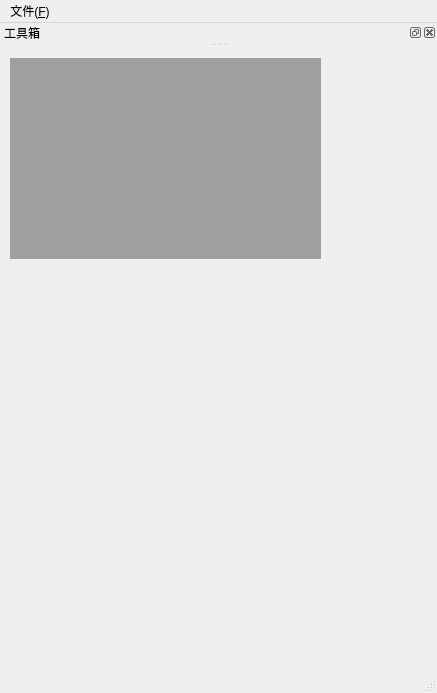
<?xml version="1.0" encoding="UTF-8"?>
<ui version="4.0">
 <class>MainWindow</class>
 <widget class="QMainWindow" name="MainWindow">
  <property name="geometry">
   <rect>
    <x>0</x>
    <y>0</y>
    <width>437</width>
    <height>693</height>
   </rect>
  </property>
  <property name="windowTitle">
   <string>MainWindow</string>
  </property>
  <widget class="QWidget" name="centralwidget">
   <widget class="QMdiArea" name="mdiArea">
    <property name="geometry">
     <rect>
      <x>10</x>
      <y>10</y>
      <width>311</width>
      <height>201</height>
     </rect>
    </property>
   </widget>
  </widget>
  <widget class="QMenuBar" name="menubar">
   <property name="geometry">
    <rect>
     <x>0</x>
     <y>0</y>
     <width>437</width>
     <height>25</height>
    </rect>
   </property>
   <widget class="QMenu" name="menu">
    <property name="title">
     <string>文件(&amp;F)</string>
    </property>
    <addaction name="actionnew"/>
    <addaction name="actionnew_2"/>
   </widget>
   <addaction name="menu"/>
  </widget>
  <widget class="QStatusBar" name="statusbar"/>
  <widget class="QDockWidget" name="dockWidget">
   <property name="windowTitle">
    <string>工具箱</string>
   </property>
   <attribute name="dockWidgetArea">
    <number>4</number>
   </attribute>
   <widget class="QWidget" name="dockWidgetContents">
    <widget class="QWidget" name="verticalLayoutWidget">
     <property name="geometry">
      <rect>
       <x>30</x>
       <y>50</y>
       <width>211</width>
       <height>281</height>
      </rect>
     </property>
     <layout class="QVBoxLayout" name="verticalLayout">
      <item>
       <widget class="QPushButton" name="pushButton">
        <property name="text">
         <string>PushButton</string>
        </property>
       </widget>
      </item>
      <item>
       <widget class="QTextEdit" name="textEdit"/>
      </item>
     </layout>
    </widget>
   </widget>
  </widget>
  <action name="actionnew">
   <property name="icon">
    <iconset>
     <normaloff>:/res/icons8_document_32_CCF_icon.ico</normaloff>:/res/icons8_document_32_CCF_icon.ico</iconset>
   </property>
   <property name="text">
    <string>新建文件(&amp;N)</string>
   </property>
   <property name="iconText">
    <string>新建文件(N)</string>
   </property>
  </action>
  <action name="actionnew_2">
   <property name="icon">
    <iconset>
     <normaloff>:/res/icons8_document_32_CCF_icon.ico</normaloff>:/res/icons8_document_32_CCF_icon.ico</iconset>
   </property>
   <property name="text">
    <string>显示DOCK(&amp;D)</string>
   </property>
   <property name="iconText">
    <string>showdock(D)</string>
   </property>
  </action>
 </widget>
 <resources/>
 <connections/>
</ui>
